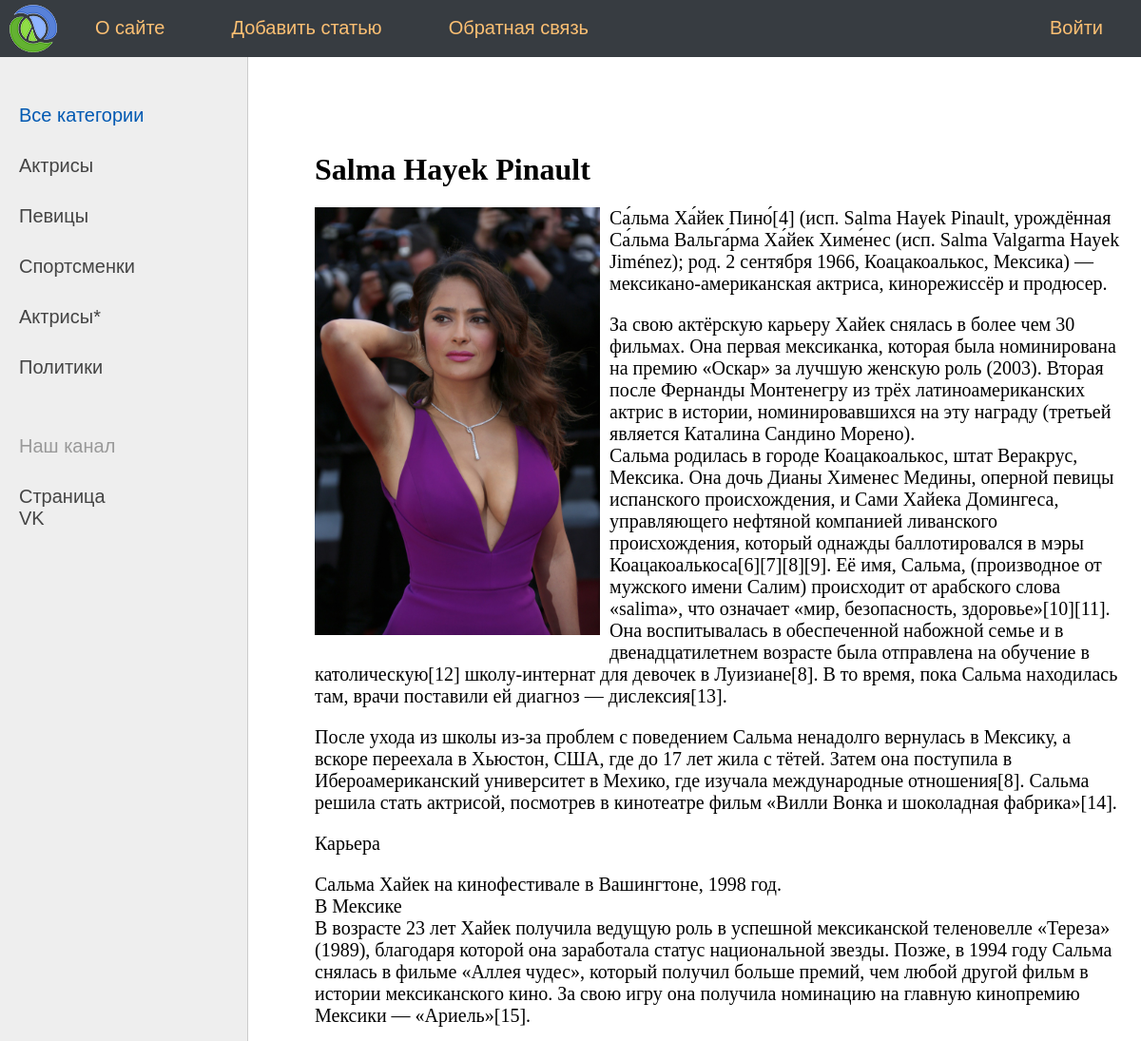
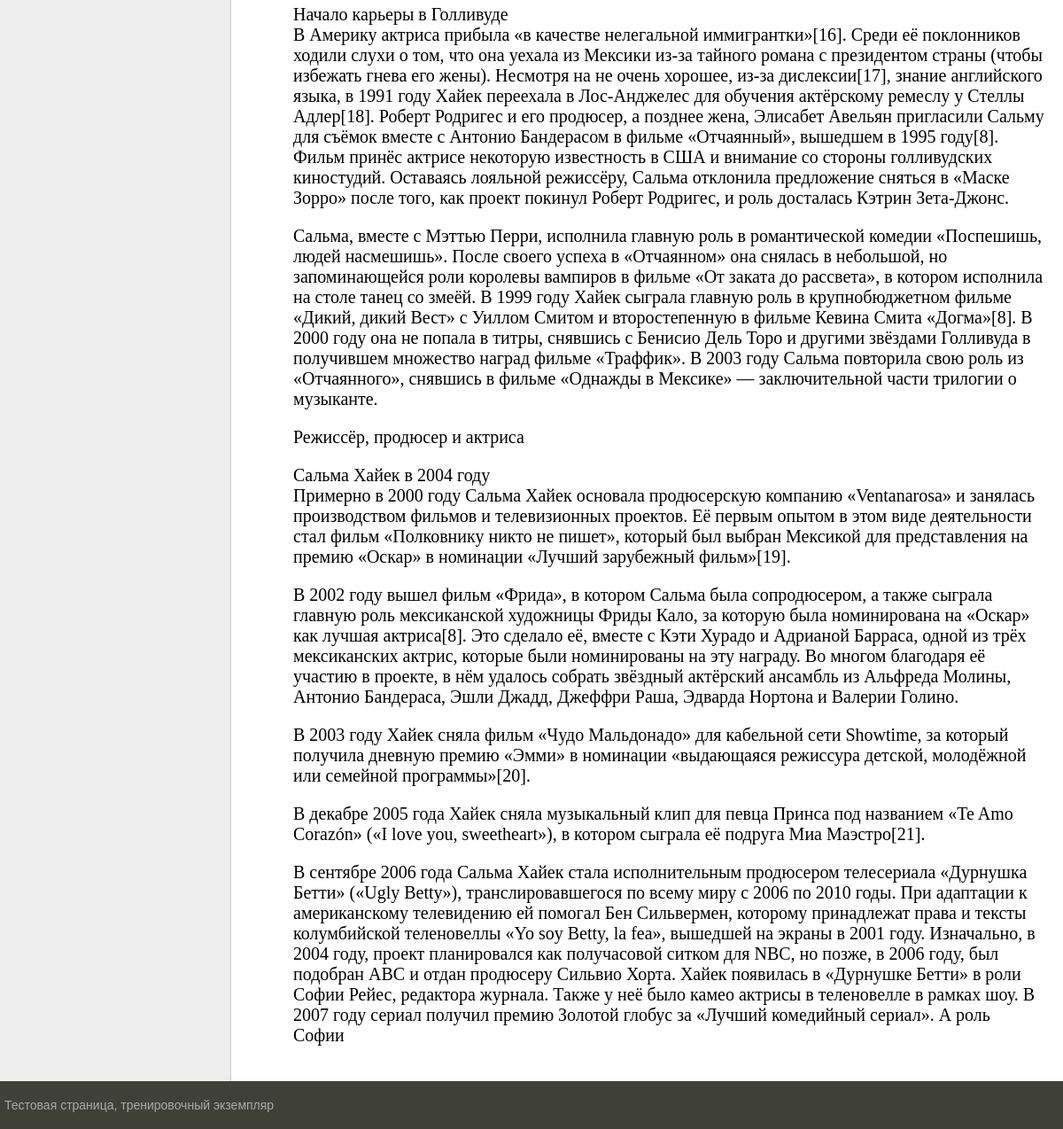
The page /post/salma-hayek/ on the database its author committed (2 pictures, top to bottom).
### women/models.py (models this page shows, shortened)
class Category(models.Model):
    name = models.CharField(max_length=100, db_index=True, verbose_name='Категория')
    slug = models.CharField(max_length=255, null=True, db_index=True, verbose_name='URL')
    def get_absolute_url(self):
        return reverse('category', kwargs={'cat_slug': self.slug})
    class Meta:
        verbose_name = 'Категории'
        verbose_name_plural = 'Категории'
        ordering = ['id', 'name']

class Women(models.Model):
    title = models.CharField(max_length=255, verbose_name='Заголовок')
    slug = models.SlugField(max_length=255, unique=True, null=True, db_index=True, verbose_name='URL')
    text = models.TextField(blank=True, verbose_name='Описание')
    photo = models.ImageField(upload_to="photos/%Y/%m/%d", verbose_name='Фото')
    time_create = models.DateTimeField(auto_now_add=True, verbose_name='Время создания')
    time_update = models.DateTimeField(auto_now=True, verbose_name='Время обновления')
    is_published = models.BooleanField(default=True, verbose_name='Опубликованность')
    cat = models.ForeignKey('Category', on_delete=models.PROTECT, null=True, verbose_name='Категория')
    def __str__(self):
        return self.title
    class Meta:
        verbose_name = 'Известные женщины'
        verbose_name_plural = 'Известные женщины'
        ordering = ['time_create', 'title']

### women/views.py (the view)
# urls.py: path('post/<slug:post_slug>/', ShowPost.as_view(), name='post'),  # http://127.0.0.1:8000/about/
class ShowPost(DataMixin, DetailView):
    model = Women
    template_name = 'women/post.html'
    slug_url_kwarg = 'post_slug'
    context_object_name = 'post'
    def get_context_data(self, *, object_list=None, **kwargs):
        context = super().get_context_data(**kwargs)
        c_def = self.get_user_context(title=context['post'])
        context.update(c_def)
        return context

### women/templatetags/women_tags.py (called while the page is built)
@register.inclusion_tag('women/list_categories.html')
def show_categories(sort=None, cat_selected=0):
    if not sort:
        cats = Category.objects.all()
    else:
        cats = Category.objects.order_by(sort)
    return {'cats': cats, 'cat_selected': cat_selected}

### women/utils.py (called while the page is built)
    def get_user_context(self, **kwargs):
        context = kwargs
        cats = Category.objects.all()
        context['menu'] = menu
        context['cats'] = cats
        if 'cat_selected' not in context:
            context['cat_selected'] = 0
        return context

### women/templates/women/post.html
{% extends 'women/base.html' %}
{% block content %}
<h1> {{post.title}} </h1>
{% if post.photo %}
<p> <img class="img-article-left" src="{{ post.photo.url }}"> </p>
{% endif %}
{{post.text|linebreaks}}
{% endblock %}

### women/templates/women/base.html (shortened to what this page needs)
<!DOCTYPE html>
{% load static %}
{% load women_tags %}
<html>
<head>
    <link type="text/css" href="{% static 'women/css/styles.css' %}" rel="stylesheet"/>
</head>
<body>
<table class="table-page" border=0 cellpadding="0" cellspacing="0">
    <tr>
        <td valign=top>
            {% block mainmenu %}
            <div class="header">
                <ul id="mainmenu" class="mainmenu">
                    <li class="logo">
                        <a href="{% url 'home' %}">
                            <div class="logo"></div>
                        </a>
                    </li>
                    {% for m in menu %}
                    {% if not forloop.last %}
                    <li><a href="{% url m.url_name %}">{{m.title}}</a></li>
                    {% else %}
                    <li class="last"><a href="{% url m.url_name %}">{{m.title}}</a></li>
                    {% endif %}
                    {% endfor %}
                </ul>
            </div>
            {% endblock mainmenu %}
            <table class="table-content" border=0 cellpadding="0" cellspacing="0">
                <tr>
                    <td valign="top" class="left-chapters">
                        <ul id="leftchapters">
                            {% if cat_selected == 0 %}
                            <li class="selected">Все категории</li>
                            {% else %}
                            <li class="{% url 'home' %}">Все категории</li>
                            {% endif %}
                            {% for c in cats %}
                            {% if c.pk == cat_selected %}
                            <li class="selected">{{c.name}}</li>
                            {% else %}
                            <li><a href="{{ c.get_absolute_url }}"> {{c.name}}</a></li>
                            {% endif %}
                            {% endfor %}
                            <li class="share">
                                <p>Наш канал</p>
                                <a href="https://vk.com/al_feed.php" target="_blank" rel="nofollow">Cтраница VK</a>
                            </li>
                        </ul>
                    </td>
                    <td valign="top" class="content">
                        <div class="content-text">
                            {% block content %}
                            {% endblock %}
                        </div>
                    </td>
                </tr>
            </table>
        </td>
    </tr>
    <tr>
        <td valign=top>
            <div id="footer">
                <p> Тестовая страница, тренировочный экземпляр</p>
            </div>
        </td>
    </tr>
</table>
</body>
</html>

### women/static/women/css/styles.css (style rules this page uses)
html, body { font-family: 'Arial'; margin: 0; padding: 0; height: 100%; width: 100%; color: #e08080; }
a { color: #0059b2; text-decoration: none; }
img { max-width: 600px; height: auto; }
img.img-article-left { max-width: 300px; height: auto; float: left; padding: 0 10px 10px 0; }
.table-page { width: 100%; height: 100%; vertical-align: top; }
.table-page tr { height: 100%; }
.header { background: #373c41; height: 60px; }
.logo { background: url('../images/logo.png') no-repeat 10px 5px; width: 70px; height: 60px; }
ul.mainmenu { list-style: none; margin: 0; padding: 0; height: 60px; color: #e09a42; font-size: 20px; overflow: hidden; }
ul.mainmenu li { float: left; margin: 18px 40px 0 30px; }
ul.mainmenu li.logo { margin: 0; }
ul.mainmenu li.last { float: right; }
ul.mainmenu li a { color: #fdc073; text-decoration: none; }
.table-content { width: 100%; min-height: 100%; height: 100%; }
.left-chapters { margin: 0; background: #eee; border-right: 1px solid #ccc; min-height: 100%; }
.left-chapters ul { width: 230px; min-height: 100%; margin: 0; padding: 20px 10px 10px 20px; list-style: none; font-size: 20px; }
.left-chapters ul li { margin: 30px 0 0 0; color: #999; }
.left-chapters ul li.selected { color: #0059b2; }
.left-chapters ul li a { color: #444; text-decoration: none; }
.left-chapters ul li.share { margin: 60px 0 0 0; }
.left-chapters ul li.share p { margin: 30px 0 30px 0; }
.left-chapters ul li.share a { display: inline-block; width: 40px; height: 40px; margin: 0 20px 0 0; }
.content { padding: 40px 20px 20px 40px; width: 100%; box-sizing: border-box; }
.content-text { margin: 60px 0 0 30px; color: #000; font-size: 20px; font-family: Yandex Sans Display Light; }
.content-text h1 { font-size: 32px; }
#footer { box-sizing: border-box; background: #3F4137; padding: 5px; color: #aaa; font-size: 14px; font-family: Verdana, Geneva, Arial, Helvetica; text-align: left; overflow: hidden; }

### rows shown on the page
Category: name "Актрисы"
Category: name "Певицы"
Category: name "Спортсменки"
Category: name "Актрисы*"
Category: name "Политики"
Women: title "Salma Hayek Pinault", photo (picture), text "Са́льма Ха́йек Пино́[4] (исп. Salma Hayek Pinault, урождённая Са́льма Вальга́рма Ха́йек Химе́нес (исп. Salma Valgarma Hayek Jiménez); род. 2 сентября 1966, Коацакоалькос, Мексика) — мексикано-американская актриса, кинорежиссёр и продюсер. За свою актёрскую карьеру Хайек снялась в более чем 30 фильмах. Она первая мексиканка, которая была номинирована на премию «Оскар» за лучшую женскую роль (2003). Вторая после Фернанды Монтенегру из трёх латиноамериканских актрис в истории, номинировавшихся на эту награду (третьей является Каталина Сандино Морено). Сальма родилась в городе Коацакоалькос, штат Веракруc, Мексика. Она дочь Дианы Хименес Медины, оперной певицы испанского происхождения, и Сами…"

### other values the page prints
{{ m.title }} "О сайте" "Добавить статью" "Обратная связь"
{{ m.title }} "Войти"
